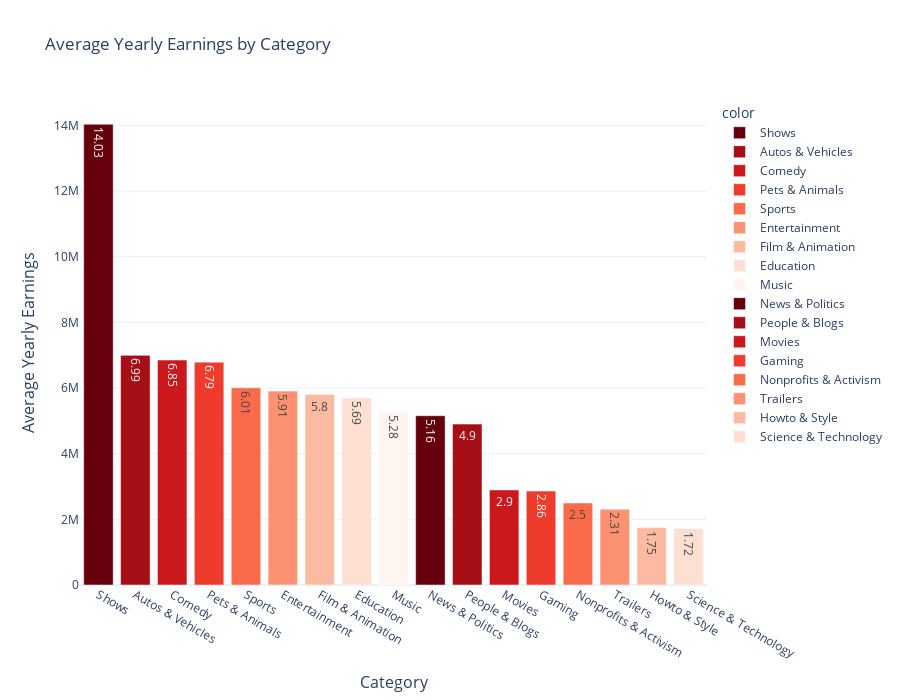

The cell this chart's notebook holds for it:
### Markdown cell above
## 카테고리와 연 수입

### Code cell
category_yearlyEarning = df.groupby('category')['average_yearly_earnings'].mean().sort_values(ascending=False)

fig = go.Figure(data=px.bar(
  x=category_yearlyEarning.index,
  y=category_yearlyEarning.values,
  color=category_yearlyEarning.index,
  color_discrete_sequence=color_scheme[::-1],
  title='Average Yearly Earnings by Category',
  template='plotly_white',
  text=np.round(category_yearlyEarning.values/1000000,2),
  height=700
))
fig.update_layout(
    xaxis=dict(
        title='Category',
        titlefont_size=16
    ),
    yaxis=dict(
        title='Average Yearly Earnings',
        titlefont_size=16
    ),
)
fig

### Figure 1 — Plotly figure (JSON) as saved in the notebook; plotly's stock layout.template omitted (floating-point values rounded to 4 significant figures)
{"data": [{"alignmentgroup": "True", "hovertemplate": "color=Shows<br>x=%{x}<br>y=%{y}<br>text=%{text}<extra></extra>", "legendgroup": "Shows", "marker": {"color": "rgb(103,0,13)", "pattern": {"shape": ""}}, "name": "Shows", "offsetgroup": "Shows", "orientation": "v", "showlegend": true, "text": [14.03], "textposition": "auto", "type": "bar", "x": ["Shows"], "xaxis": "x", "y": [14030000.0], "yaxis": "y"}, {"alignmentgroup": "True", "hovertemplate": "color=Autos & Vehicles<br>x=%{x}<br>y=%{y}<br>text=%{text}<extra></extra>", "legendgroup": "Autos & Vehicles", "marker": {"color": "rgb(165,15,21)", "pattern": {"shape": ""}}, "name": "Autos & Vehicles", "offsetgroup": "Autos & Vehicles", "orientation": "v", "showlegend": true, "text": [6.99], "textposition": "auto", "type": "bar", "x": ["Autos & Vehicles"], "xaxis": "x", "y": [6994875], "yaxis": "y"}, {"alignmentgroup": "True", "hovertemplate": "color=Comedy<br>x=%{x}<br>y=%{y}<br>text=%{text}<extra></extra>", "legendgroup": "Comedy", "marker": {"color": "rgb(203,24,29)", "pattern": {"shape": ""}}, "name": "Comedy", "offsetgroup": "Comedy", "orientation": "v", "showlegend": true, "text": [6.85], "textposition": "auto", "type": "bar", "x": ["Comedy"], "xaxis": "x", "y": [6852000.0], "yaxis": "y"}, {"alignmentgroup": "True", "hovertemplate": "color=Pets & Animals<br>x=%{x}<br>y=%{y}<br>text=%{text}<extra></extra>", "legendgroup": "Pets & Animals", "marker": {"color": "rgb(239,59,44)", "pattern": {"shape": ""}}, "name": "Pets & Animals", "offsetgroup": "Pets & Animals", "orientation": "v", "showlegend": true, "text": [6.79], "textposition": "auto", "type": "bar", "x": ["Pets & Animals"], "xaxis": "x", "y": [6789000.0], "yaxis": "y"}, {"alignmentgroup": "True", "hovertemplate": "color=Sports<br>x=%{x}<br>y=%{y}<br>text=%{text}<extra></extra>", "legendgroup": "Sports", "marker": {"color": "rgb(251,106,74)", "pattern": {"shape": ""}}, "name": "Sports", "offsetgroup": "Sports", "orientation": "v", "showlegend": true, "text": [6.01], "textposition": "auto", "type": "bar", "x": ["Sports"], "xaxis": "x", "y": [6009000.0], "yaxis": "y"}, {"alignmentgroup": "True", "hovertemplate": "color=Entertainment<br>x=%{x}<br>y=%{y}<br>text=%{text}<extra></extra>", "legendgroup": "Entertainment", "marker": {"color": "rgb(252,146,114)", "pattern": {"shape": ""}}, "name": "Entertainment", "offsetgroup": "Entertainment", "orientation": "v", "showlegend": true, "text": [5.91], "textposition": "auto", "type": "bar", "x": ["Entertainment"], "xaxis": "x", "y": [5906000.0], "yaxis": "y"}, {"alignmentgroup": "True", "hovertemplate": "color=Film & Animation<br>x=%{x}<br>y=%{y}<br>text=%{text}<extra></extra>", "legendgroup": "Film & Animation", "marker": {"color": "rgb(252,187,161)", "pattern": {"shape": ""}}, "name": "Film & Animation", "offsetgroup": "Film & Animation", "orientation": "v", "showlegend": true, "text": [5.8], "textposition": "auto", "type": "bar", "x": ["Film & Animation"], "xaxis": "x", "y": [5803000.0], "yaxis": "y"}, {"alignmentgroup": "True", "hovertemplate": "color=Education<br>x=%{x}<br>y=%{y}<br>text=%{text}<extra></extra>", "legendgroup": "Education", "marker": {"color": "rgb(254,224,210)", "pattern": {"shape": ""}}, "name": "Education", "offsetgroup": "Education", "orientation": "v", "showlegend": true, "text": [5.69], "textposition": "auto", "type": "bar", "x": ["Education"], "xaxis": "x", "y": [5694000.0], "yaxis": "y"}, {"alignmentgroup": "True", "hovertemplate": "color=Music<br>x=%{x}<br>y=%{y}<br>text=%{text}<extra></extra>", "legendgroup": "Music", "marker": {"color": "rgb(255,245,240)", "pattern": {"shape": ""}}, "name": "Music", "offsetgroup": "Music", "orientation": "v", "showlegend": true, "text": [5.28], "textposition": "auto", "type": "bar", "x": ["Music"], "xaxis": "x", "y": [5281000.0], "yaxis": "y"}, {"alignmentgroup": "True", "hovertemplate": "color=News & Politics<br>x=%{x}<br>y=%{y}<br>text=%{text}<extra></extra>", "legendgroup": "News & Politics", "marker": {"color": "rgb(103,0,13)", "pattern": {"shape": ""}}, "name": "News & Politics", "offsetgroup": "News & Politics", "orientation": "v", "showlegend": true, "text": [5.16], "textposition": "auto", "type": "bar", "x": ["News & Politics"], "xaxis": "x", "y": [5157000], "yaxis": "y"}, {"alignmentgroup": "True", "hovertemplate": "color=People & Blogs<br>x=%{x}<br>y=%{y}<br>text=%{text}<extra></extra>", "legendgroup": "People & Blogs", "marker": {"color": "rgb(165,15,21)", "pattern": {"shape": ""}}, "name": "People & Blogs", "offsetgroup": "People & Blogs", "orientation": "v", "showlegend": true, "text": [4.9], "textposition": "auto", "type": "bar", "x": ["People & Blogs"], "xaxis": "x", "y": [4901000.0], "yaxis": "y"}, {"alignmentgroup": "True", "hovertemplate": "color=Movies<br>x=%{x}<br>y=%{y}<br>text=%{text}<extra></extra>", "legendgroup": "Movies", "marker": {"color": "rgb(203,24,29)", "pattern": {"shape": ""}}, "name": "Movies", "offsetgroup": "Movies", "orientation": "v", "showlegend": true, "text": [2.9], "textposition": "auto", "type": "bar", "x": ["Movies"], "xaxis": "x", "y": [2895525], "yaxis": "y"}, {"alignmentgroup": "True", "hovertemplate": "color=Gaming<br>x=%{x}<br>y=%{y}<br>text=%{text}<extra></extra>", "legendgroup": "Gaming", "marker": {"color": "rgb(239,59,44)", "pattern": {"shape": ""}}, "name": "Gaming", "offsetgroup": "Gaming", "orientation": "v", "showlegend": true, "text": [2.86], "textposition": "auto", "type": "bar", "x": ["Gaming"], "xaxis": "x", "y": [2861000.0], "yaxis": "y"}, {"alignmentgroup": "True", "hovertemplate": "color=Nonprofits & Activism<br>x=%{x}<br>y=%{y}<br>text=%{text}<extra></extra>", "legendgroup": "Nonprofits & Activism", "marker": {"color": "rgb(251,106,74)", "pattern": {"shape": ""}}, "name": "Nonprofits & Activism", "offsetgroup": "Nonprofits & Activism", "orientation": "v", "showlegend": true, "text": [2.5], "textposition": "auto", "type": "bar", "x": ["Nonprofits & Activism"], "xaxis": "x", "y": [2496375], "yaxis": "y"}, {"alignmentgroup": "True", "hovertemplate": "color=Trailers<br>x=%{x}<br>y=%{y}<br>text=%{text}<extra></extra>", "legendgroup": "Trailers", "marker": {"color": "rgb(252,146,114)", "pattern": {"shape": ""}}, "name": "Trailers", "offsetgroup": "Trailers", "orientation": "v", "showlegend": true, "text": [2.31], "textposition": "auto", "type": "bar", "x": ["Trailers"], "xaxis": "x", "y": [2310700], "yaxis": "y"}, {"alignmentgroup": "True", "hovertemplate": "color=Howto & Style<br>x=%{x}<br>y=%{y}<br>text=%{text}<extra></extra>", "legendgroup": "Howto & Style", "marker": {"color": "rgb(252,187,161)", "pattern": {"shape": ""}}, "name": "Howto & Style", "offsetgroup": "Howto & Style", "orientation": "v", "showlegend": true, "text": [1.75], "textposition": "auto", "type": "bar", "x": ["Howto & Style"], "xaxis": "x", "y": [1748000.0], "yaxis": "y"}, {"alignmentgroup": "True", "hovertemplate": "color=Science & Technology<br>x=%{x}<br>y=%{y}<br>text=%{text}<extra></extra>", "legendgroup": "Science & Technology", "marker": {"color": "rgb(254,224,210)", "pattern": {"shape": ""}}, "name": "Science & Technology", "offsetgroup": "Science & Technology", "orientation": "v", "showlegend": true, "text": [1.72], "textposition": "auto", "type": "bar", "x": ["Science & Technology"], "xaxis": "x", "y": [1719000.0], "yaxis": "y"}], "layout": {"barmode": "relative", "height": 700, "legend": {"title": {"text": "color"}, "tracegroupgap": 0}, "title": {"text": "Average Yearly Earnings by Category"}, "xaxis": {"anchor": "y", "domain": [0, 1], "title": {"font": {"size": 16}, "text": "Category"}}, "yaxis": {"anchor": "x", "domain": [0, 1], "title": {"font": {"size": 16}, "text": "Average Yearly Earnings"}}}}
